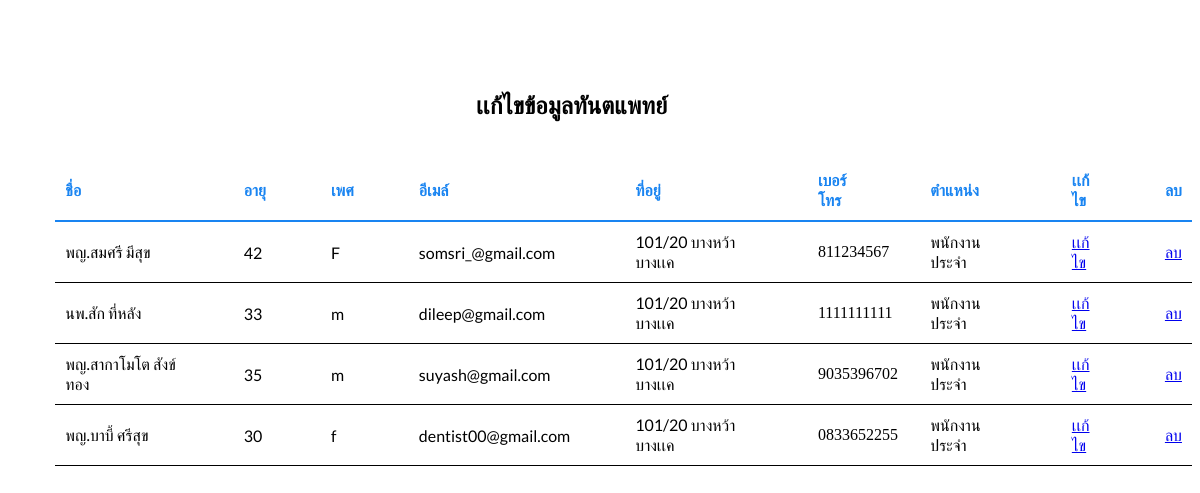
/dental/dentisteditadmin.php, run on the app's committed database.
### tables this page shows
CREATE TABLE `dentist` (
  `did` smallint(6) NOT NULL,
  `name` varchar(20) NOT NULL,
  `age` tinyint(3) NOT NULL,
  `sex` char(1) NOT NULL,
  `phone` varchar(10) NOT NULL,
  `email` varchar(30) NOT NULL,
  `address` text NOT NULL,
  `dtype` varchar(20) NOT NULL,
  `registration_date` datetime NOT NULL
);

### dental/dentisteditadmin.php (the view, shortened to what this page needs)
<!doctype html>
<html lang=th>
<head>
<link rel="stylesheet" type="text/css" href="dentisteditadmin.css">
</head>
<body>
<div id="container">
<div id="content">
<h2 class="page">เเก้ไขข้อมูลทันตแพทย์</h2>
<?php
require('connect-mysql.php');
$q = "SELECT name AS name,age AS age ,sex AS sex,phone AS phone,email AS email,address AS address ,dtype AS dtype,did  FROM dentist";
$result = @mysqli_query ($dbcon, $q);
if ($result) {
				echo '<table class="table">
				<tr class="heading"><td class="col head"><b>ชื่อ</b></td class="col head"><td class="col head"><b>อายุ</b></td><td class="col head"><b>เพศ</b></td>
				<td class="col head"><b>อีเมล์</b></td>
				<td class="col head"><b>ที่อยู่</b></td><td class="col head"><b>เบอร์โทร</b></td><td class="col head"><b>ตำแหน่ง</b></td><td class="col head"><b>เเก้ไข</b></td>
                <td class="last"><b>ลบ</b></td></tr>';
				while ($row = mysqli_fetch_array($result, MYSQLI_ASSOC)) {
				echo '<tr class="heading2"><td class="col">' . $row['name'] . '</td><td class="col">'.  $row['age'] . '</td>
				<td class="col">'.  $row['sex'] . '</td><td class="col">'.  $row['email'] . '</td>
				<td class="col">'.  $row['address'] . '</td><td>'.  $row['phone'] . '</td>
				<td class="col">'.  $row['dtype'] . '</td>
				<td class="col"><a href="edit_dentistinfo.php?id=' . $row['did'] . '">เเก้ไข</a></td>
                <td class="last1"><a href="deletedentist.php?id=' . $row['did'] . '">ลบ</a></td></tr>'; }
				echo '</table>';
			   }
else {
		echo '<p class="error">เกิดข้อผิดพลาดของระบบ ทำให้ไม่สามารถลงทะเบียนได้ ขออภัยในความไม่สะดวก</p>';
		echo '<p>' . mysqli_error($dbcon) . '<br><br>Query: ' . $q . '</p>';
     }
?>
</div>
</div>
</body>
</html>

### dental/dentisteditadmin.css (style rules this page uses)
.col { font-family: 'Lato', sans-serif; padding-right:55px; }
.head { color: #1984f1; font-family: 'Lato', sans-serif; }
.heading { color: black; border-bottom: 2px solid #1984f1; }
table { border-collapse: collapse; margin-left: 4%; margin-top: 160px; }
.heading2 { border-bottom:1px solid black; }
.page { position: absolute; top: 70px; margin-left: 39%; color: black; font-family: 'Lato', sans-serif; }
td { padding: 10px; }
.last { color: #1984f1; font-family: 'Lato', sans-serif; }
.last1 { font-family: 'Lato', sans-serif; }

### data on the page
dentist: name "พญ.สมศรี มีสุข", age "42", sex "F", email "somsri_@gmail.com", address "101/20 บางหว้า บางเเค", phone "811234567", dtype "พนักงานประจำ"
dentist: name "นพ.สัก ที่หลัง", age "33", sex "m", email "dileep@gmail.com", address "101/20 บางหว้า บางเเค", phone "1111111111", dtype "พนักงานประจำ"
dentist: name "พญ.สากาโมโต สังข์ทอง", age "35", sex "m", email "suyash@gmail.com", address "101/20 บางหว้า บางเเค", phone "9035396702", dtype "พนักงานประจำ"
dentist: name "พญ.บาบี้ ศรีสุข", age "30", sex "f", email "dentist00@gmail.com", address "101/20 บางหว้า บางเเค", phone "0833652255", dtype "พนักงานประจำ"
